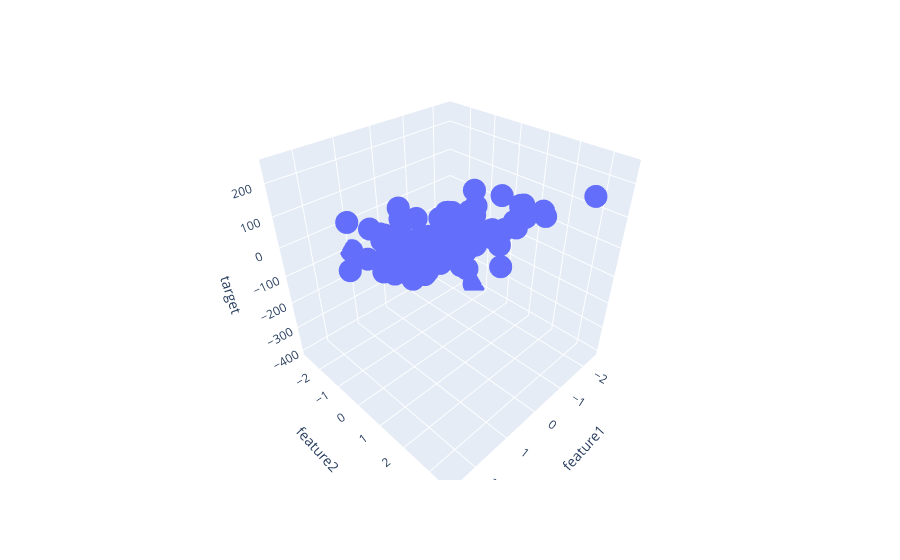

Notebook code for this chart:
### Code cell
fig = px.scatter_3d(df,x='feature1',y='feature2',z='target')
fig.show()
